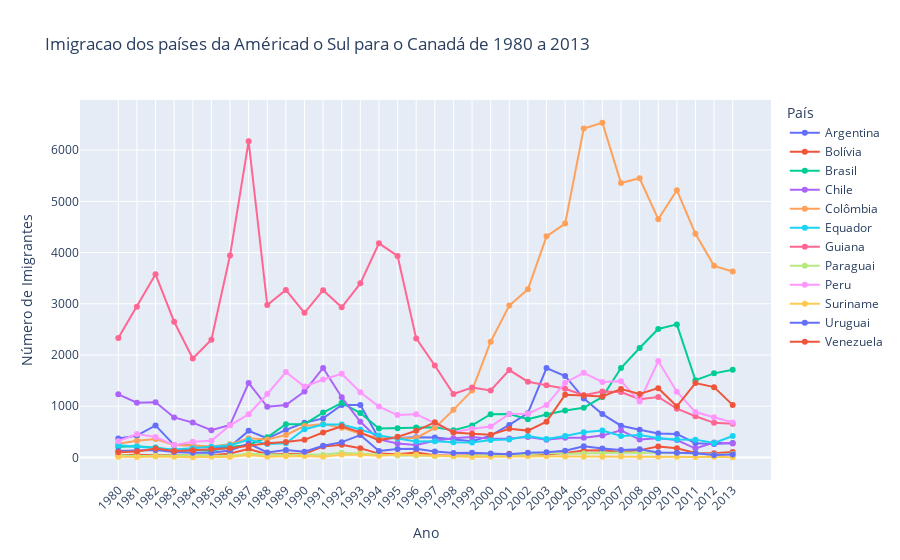

Notebook code cell kept with this figure:
### Markdown cell above
### Adicionando marcadores

### Code cell
fig = px.line(america_sul_final, x=america_sul_final.index, y=america_sul_final.columns, color='País', title= 'Imigracao dos países da Américad o Sul para o Canadá de 1980 a 2013', markers=True)

fig.update_layout(xaxis = {'tickangle': -45}, xaxis_title= 'Ano',yaxis_title= 'Número de Imigrantes')
fig.show()

### Figure 1 — Plotly figure (JSON) as saved in the notebook; plotly's stock layout.template omitted (floating-point values rounded to 4 significant figures)
{"data": [{"hovertemplate": "País=Argentina<br>index=%{x}<br>value=%{y}<extra></extra>", "legendgroup": "Argentina", "line": {"color": "#636efa", "dash": "solid"}, "marker": {"symbol": "circle"}, "mode": "lines+markers", "name": "Argentina", "orientation": "v", "showlegend": true, "type": "scatter", "x": ["1980", "1981", "1982", "1983", "1984", "1985", "1986", "1987", "1988", "1989", "1990", "1991", "1992", "1993", "1994", "1995", "1996", "1997", "1998", "1999", "2000", "2001", "2002", "2003", "2004", "2005", "2006", "2007", "2008", "2009", "2010", "2011", "2012", "2013"], "xaxis": "x", "y": [368, 426, 626, 241, 237, 196, 213, 519, 374, 538, 678, 763, 1023, 1022, 366, 380, 396, 391, 349, 318, 427, 635, 865, 1745, 1591, 1153, 847, 620, 540, 467, 459, 278, 263, 282], "yaxis": "y"}, {"hovertemplate": "País=Bolívia<br>index=%{x}<br>value=%{y}<extra></extra>", "legendgroup": "Bolívia", "line": {"color": "#EF553B", "dash": "solid"}, "marker": {"symbol": "circle"}, "mode": "lines+markers", "name": "Bolívia", "orientation": "v", "showlegend": true, "type": "scatter", "x": ["1980", "1981", "1982", "1983", "1984", "1985", "1986", "1987", "1988", "1989", "1990", "1991", "1992", "1993", "1994", "1995", "1996", "1997", "1998", "1999", "2000", "2001", "2002", "2003", "2004", "2005", "2006", "2007", "2008", "2009", "2010", "2011", "2012", "2013"], "xaxis": "x", "y": [44, 52, 42, 49, 38, 44, 79, 165, 63, 68, 71, 214, 247, 180, 75, 61, 96, 43, 33, 42, 33, 72, 57, 59, 85, 134, 139, 107, 143, 214, 180, 86, 83, 107], "yaxis": "y"}, {"hovertemplate": "País=Brasil<br>index=%{x}<br>value=%{y}<extra></extra>", "legendgroup": "Brasil", "line": {"color": "#00cc96", "dash": "solid"}, "marker": {"symbol": "circle"}, "mode": "lines+markers", "name": "Brasil", "orientation": "v", "showlegend": true, "type": "scatter", "x": ["1980", "1981", "1982", "1983", "1984", "1985", "1986", "1987", "1988", "1989", "1990", "1991", "1992", "1993", "1994", "1995", "1996", "1997", "1998", "1999", "2000", "2001", "2002", "2003", "2004", "2005", "2006", "2007", "2008", "2009", "2010", "2011", "2012", "2013"], "xaxis": "x", "y": [211, 220, 192, 139, 145, 130, 205, 244, 394, 650, 650, 877, 1066, 866, 566, 572, 586, 591, 531, 626, 845, 847, 745, 839, 917, 969, 1181, 1746, 2138, 2509, 2598, 1508, 1642, 1714], "yaxis": "y"}, {"hovertemplate": "País=Chile<br>index=%{x}<br>value=%{y}<extra></extra>", "legendgroup": "Chile", "line": {"color": "#ab63fa", "dash": "solid"}, "marker": {"symbol": "circle"}, "mode": "lines+markers", "name": "Chile", "orientation": "v", "showlegend": true, "type": "scatter", "x": ["1980", "1981", "1982", "1983", "1984", "1985", "1986", "1987", "1988", "1989", "1990", "1991", "1992", "1993", "1994", "1995", "1996", "1997", "1998", "1999", "2000", "2001", "2002", "2003", "2004", "2005", "2006", "2007", "2008", "2009", "2010", "2011", "2012", "2013"], "xaxis": "x", "y": [1233, 1069, 1078, 781, 681, 533, 633, 1454, 990, 1023, 1286, 1749, 1175, 697, 352, 273, 244, 325, 376, 397, 366, 369, 401, 347, 383, 384, 427, 530, 350, 375, 340, 174, 291, 273], "yaxis": "y"}, {"hovertemplate": "País=Colômbia<br>index=%{x}<br>value=%{y}<extra></extra>", "legendgroup": "Colômbia", "line": {"color": "#FFA15A", "dash": "solid"}, "marker": {"symbol": "circle"}, "mode": "lines+markers", "name": "Colômbia", "orientation": "v", "showlegend": true, "type": "scatter", "x": ["1980", "1981", "1982", "1983", "1984", "1985", "1986", "1987", "1988", "1989", "1990", "1991", "1992", "1993", "1994", "1995", "1996", "1997", "1998", "1999", "2000", "2001", "2002", "2003", "2004", "2005", "2006", "2007", "2008", "2009", "2010", "2011", "2012", "2013"], "xaxis": "x", "y": [266, 326, 360, 244, 235, 214, 257, 376, 352, 439, 614, 652, 582, 464, 375, 371, 381, 578, 929, 1306, 2259, 2965, 3283, 4318, 4566, 6424, 6535, 5357, 5452, 4652, 5218, 4366, 3741, 3631], "yaxis": "y"}, {"hovertemplate": "País=Equador<br>index=%{x}<br>value=%{y}<extra></extra>", "legendgroup": "Equador", "line": {"color": "#19d3f3", "dash": "solid"}, "marker": {"symbol": "circle"}, "mode": "lines+markers", "name": "Equador", "orientation": "v", "showlegend": true, "type": "scatter", "x": ["1980", "1981", "1982", "1983", "1984", "1985", "1986", "1987", "1988", "1989", "1990", "1991", "1992", "1993", "1994", "1995", "1996", "1997", "1998", "1999", "2000", "2001", "2002", "2003", "2004", "2005", "2006", "2007", "2008", "2009", "2010", "2011", "2012", "2013"], "xaxis": "x", "y": [238, 207, 184, 155, 179, 208, 240, 344, 265, 278, 552, 643, 644, 547, 431, 368, 310, 317, 295, 291, 342, 353, 418, 361, 417, 491, 525, 419, 437, 373, 353, 348, 282, 418], "yaxis": "y"}, {"hovertemplate": "País=Guiana<br>index=%{x}<br>value=%{y}<extra></extra>", "legendgroup": "Guiana", "line": {"color": "#FF6692", "dash": "solid"}, "marker": {"symbol": "circle"}, "mode": "lines+markers", "name": "Guiana", "orientation": "v", "showlegend": true, "type": "scatter", "x": ["1980", "1981", "1982", "1983", "1984", "1985", "1986", "1987", "1988", "1989", "1990", "1991", "1992", "1993", "1994", "1995", "1996", "1997", "1998", "1999", "2000", "2001", "2002", "2003", "2004", "2005", "2006", "2007", "2008", "2009", "2010", "2011", "2012", "2013"], "xaxis": "x", "y": [2334, 2943, 3575, 2650, 1932, 2299, 3942, 6174, 2977, 3270, 2824, 3266, 2932, 3399, 4181, 3935, 2324, 1795, 1238, 1366, 1308, 1707, 1479, 1410, 1341, 1215, 1286, 1277, 1137, 1180, 953, 804, 676, 656], "yaxis": "y"}, {"hovertemplate": "País=Paraguai<br>index=%{x}<br>value=%{y}<extra></extra>", "legendgroup": "Paraguai", "line": {"color": "#B6E880", "dash": "solid"}, "marker": {"symbol": "circle"}, "mode": "lines+markers", "name": "Paraguai", "orientation": "v", "showlegend": true, "type": "scatter", "x": ["1980", "1981", "1982", "1983", "1984", "1985", "1986", "1987", "1988", "1989", "1990", "1991", "1992", "1993", "1994", "1995", "1996", "1997", "1998", "1999", "2000", "2001", "2002", "2003", "2004", "2005", "2006", "2007", "2008", "2009", "2010", "2011", "2012", "2013"], "xaxis": "x", "y": [45, 26, 32, 40, 48, 36, 34, 72, 53, 48, 56, 51, 94, 75, 46, 39, 38, 30, 25, 34, 29, 34, 60, 88, 74, 75, 88, 98, 95, 88, 89, 83, 55, 66], "yaxis": "y"}, {"hovertemplate": "País=Peru<br>index=%{x}<br>value=%{y}<extra></extra>", "legendgroup": "Peru", "line": {"color": "#FF97FF", "dash": "solid"}, "marker": {"symbol": "circle"}, "mode": "lines+markers", "name": "Peru", "orientation": "v", "showlegend": true, "type": "scatter", "x": ["1980", "1981", "1982", "1983", "1984", "1985", "1986", "1987", "1988", "1989", "1990", "1991", "1992", "1993", "1994", "1995", "1996", "1997", "1998", "1999", "2000", "2001", "2002", "2003", "2004", "2005", "2006", "2007", "2008", "2009", "2010", "2011", "2012", "2013"], "xaxis": "x", "y": [317, 456, 401, 241, 306, 328, 628, 843, 1237, 1667, 1384, 1522, 1632, 1274, 993, 827, 845, 676, 493, 560, 603, 849, 855, 1023, 1460, 1653, 1473, 1490, 1094, 1884, 1283, 886, 787, 682], "yaxis": "y"}, {"hovertemplate": "País=Suriname<br>index=%{x}<br>value=%{y}<extra></extra>", "legendgroup": "Suriname", "line": {"color": "#FECB52", "dash": "solid"}, "marker": {"symbol": "circle"}, "mode": "lines+markers", "name": "Suriname", "orientation": "v", "showlegend": true, "type": "scatter", "x": ["1980", "1981", "1982", "1983", "1984", "1985", "1986", "1987", "1988", "1989", "1990", "1991", "1992", "1993", "1994", "1995", "1996", "1997", "1998", "1999", "2000", "2001", "2002", "2003", "2004", "2005", "2006", "2007", "2008", "2009", "2010", "2011", "2012", "2013"], "xaxis": "x", "y": [15, 10, 21, 12, 5, 16, 7, 46, 16, 24, 26, 13, 53, 51, 32, 58, 51, 35, 22, 11, 16, 22, 22, 22, 17, 15, 16, 20, 9, 12, 13, 11, 16, 4], "yaxis": "y"}, {"hovertemplate": "País=Uruguai<br>index=%{x}<br>value=%{y}<extra></extra>", "legendgroup": "Uruguai", "line": {"color": "#636efa", "dash": "solid"}, "marker": {"symbol": "circle"}, "mode": "lines+markers", "name": "Uruguai", "orientation": "v", "showlegend": true, "type": "scatter", "x": ["1980", "1981", "1982", "1983", "1984", "1985", "1986", "1987", "1988", "1989", "1990", "1991", "1992", "1993", "1994", "1995", "1996", "1997", "1998", "1999", "2000", "2001", "2002", "2003", "2004", "2005", "2006", "2007", "2008", "2009", "2010", "2011", "2012", "2013"], "xaxis": "x", "y": [128, 132, 146, 105, 90, 92, 137, 269, 99, 144, 111, 229, 299, 437, 125, 164, 171, 117, 87, 93, 75, 64, 91, 103, 130, 217, 175, 147, 160, 99, 93, 81, 47, 58], "yaxis": "y"}, {"hovertemplate": "País=Venezuela<br>index=%{x}<br>value=%{y}<extra></extra>", "legendgroup": "Venezuela", "line": {"color": "#EF553B", "dash": "solid"}, "marker": {"symbol": "circle"}, "mode": "lines+markers", "name": "Venezuela", "orientation": "v", "showlegend": true, "type": "scatter", "x": ["1980", "1981", "1982", "1983", "1984", "1985", "1986", "1987", "1988", "1989", "1990", "1991", "1992", "1993", "1994", "1995", "1996", "1997", "1998", "1999", "2000", "2001", "2002", "2003", "2004", "2005", "2006", "2007", "2008", "2009", "2010", "2011", "2012", "2013"], "xaxis": "x", "y": [103, 117, 174, 124, 142, 165, 179, 229, 279, 304, 344, 487, 610, 490, 334, 402, 520, 686, 489, 464, 443, 560, 524, 699, 1224, 1211, 1192, 1335, 1239, 1353, 998, 1452, 1373, 1022], "yaxis": "y"}], "layout": {"legend": {"title": {"text": "País"}, "tracegroupgap": 0}, "title": {"text": "Imigracao dos países da Américad o Sul para o Canadá de 1980 a 2013"}, "xaxis": {"anchor": "y", "domain": [0, 1], "tickangle": -45, "title": {"text": "Ano"}}, "yaxis": {"anchor": "x", "domain": [0, 1], "title": {"text": "Número de Imigrantes"}}}}
